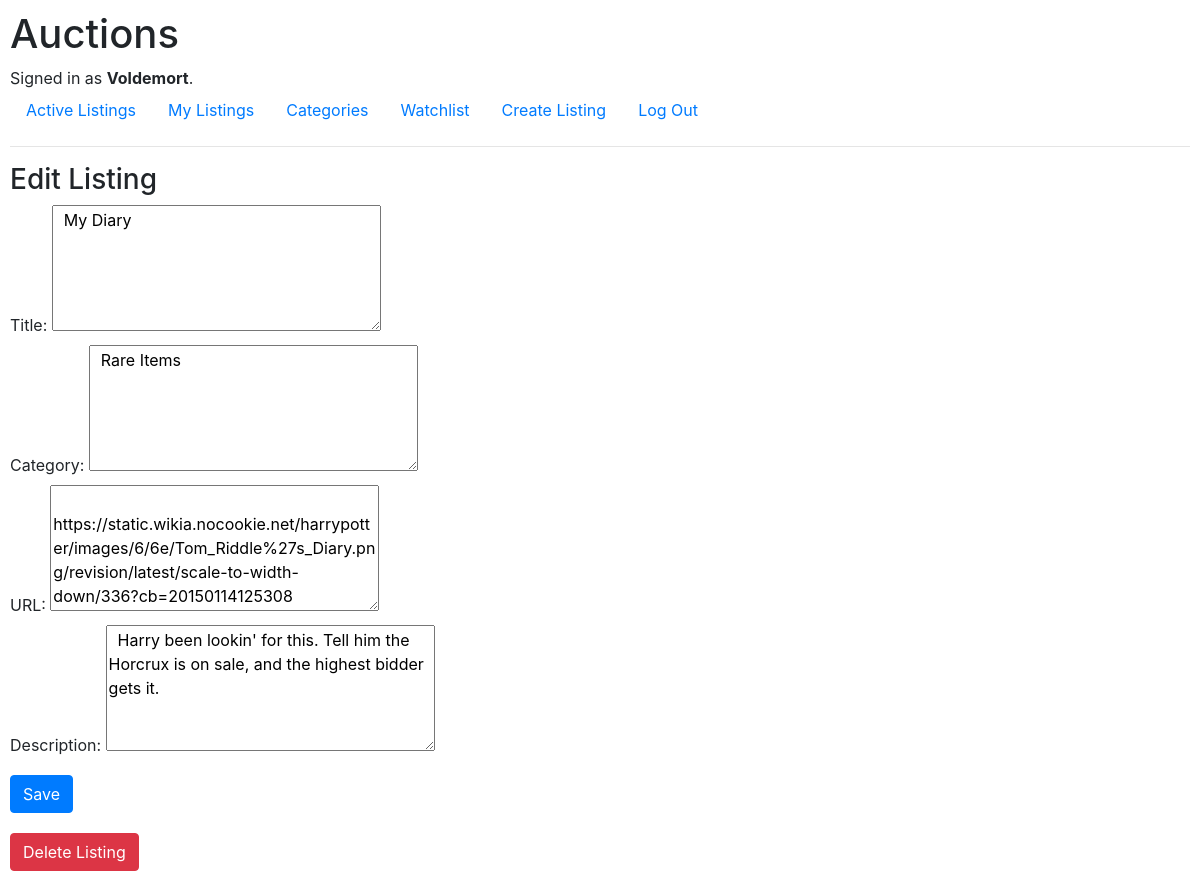
/my_listings/edit/8 (signed in), run on the app's committed database.
### auctions/models.py (models this page shows, shortened)
class User(AbstractUser):
    pass

class Listing(models.Model):
    user = models.ForeignKey(User, on_delete=models.CASCADE, related_name="user_listings")
    title = models.CharField(max_length=50, blank=False)
    description = models.CharField(max_length=200, blank=False)
    url = models.URLField(blank=False)
    category = models.ForeignKey(Category, on_delete=models.CASCADE, related_name="listings")
    created_at = models.DateTimeField(default=now)
    price = models.DecimalField(max_digits=10, decimal_places=2, blank=False, default=0.00)
    status = models.CharField(max_length=10, choices=[('active', 'Active'), ('closed', 'Closed')], default='active')

class Category(models.Model):
    name = models.CharField(max_length=20, unique=True)
    def __str__(self):
        return self.name

### auctions/views.py (the view)
# urls.py: path("my_listings/edit/<int:id>", views.edit_listing, name="edit_listing"),
@login_required
def edit_listing(request, id):
    listing = Listing.objects.get(pk=id)
    context = {
        "listing":listing,
        "id":id,
    }
    return render(request, "auctions/edit_listing.html", context)

### auctions/templates/auctions/edit_listing.html (shortened to what this page needs)
{% extends "auctions/layout.html" %} {% block title %} Edit Listing {%endblock%}
{%block body%}
<div>
  <h3>Edit Listing</h3>
</div>
<div>
  <form action="{% url 'update_listing' id=id %}" method="POST">
    <div>
      <label for="title">Title:</label>
      <textarea class="edit-box" name="title" rows="5" cols="30">
  {{listing.title | safe }}</textarea
      >
    </div>
    <div>
      <label for="category">Category:</label>
      <textarea class="edit-box" name="category" rows="5" cols="30">
  {{listing.category | safe }}</textarea
      >
    </div>
    <div>
      <label for="url">URL:</label>
      <textarea class="edit-box" name="url" rows="5" cols="30">
  {{listing.url | safe }}</textarea
      >
    </div>
    <div>
      <label for="description">Description:</label>
      <textarea class="edit-box" name="description" rows="5" cols="30">
  {{listing.description | safe }}</textarea
      >
    </div>
    <div>
      <button
        type="submit"
        class="btn btn-primary"
        style="margin-top: 10px; margin-bottom: 10px"
      >
        Save
      </button>
    </div>
  </form>
  <form method="POST" action="{% url 'delete_listing' id=listing.id %}">
    <button
      type="submit"
      onclick="return confirm('Are you sure you want to delete this listing?');"
      class="btn btn-danger"
      style="margin-top: 10px; margin-bottom: 10px"
    >
      Delete Listing
    </button>
  </form>
</div>
{% endblock %}

### auctions/templates/auctions/layout.html (shortened to what this page needs)
{% load static %}
<!DOCTYPE html>
<html lang="en">
  <head>
    <link
      rel="stylesheet"
      href="https://stackpath.bootstrapcdn.com/bootstrap/4.4.1/css/bootstrap.min.css"
    />
    <link href="{% static 'auctions/styles.css' %}" rel="stylesheet" />
  </head>
  <body>
    <h1>Auctions</h1>
    <div>
      {% if user.is_authenticated %} Signed in as
      <strong>{{ user.username }}</strong>. {% else %} Not signed in. {% endif%}
    </div>
    <ul class="nav">
      <li class="nav-item">
        <a class="nav-link" href="{% url 'index' %}">Active Listings</a>
      </li>
      {% if user.is_authenticated %}
      <li class="nav-item">
        <a class="nav-link" href="{% url 'my_listings' %}">My Listings</a>
      </li>
      <li class="nav-item">
        <a class="nav-link" href="{% url 'categories' %}">Categories</a>
      </li>
      <li class="nav-item">
        <a class="nav-link" href="{% url 'watchlist' %}">Watchlist</a>
      </li>
      <li class="nav-item">
        <a class="nav-link" href="{% url 'create_listing' %}">Create Listing</a>
      </li>
      <li class="nav-item">
        <a class="nav-link" href="{% url 'logout' %}">Log Out</a>
      </li>
      {% endif %}
    </ul>
    <hr />
    {% block body %} {% endblock %}
  </body>
</html>

### auctions/static/auctions/styles.css (style rules this page uses)
body { padding: 10px; }

### data on the page
User: username "Voldemort"
Listing: title "My Diary", category "Rare Items", url "https://static.wikia.nocookie.net/harrypotter/images/6/6e/Tom_Riddle%27s_Diary.png/revision/latest/scale-to-width-down/336?cb=20150114125308", description "Harry been lookin' for this. Tell him the Horcrux is on sale, and the highest bidder gets it."
